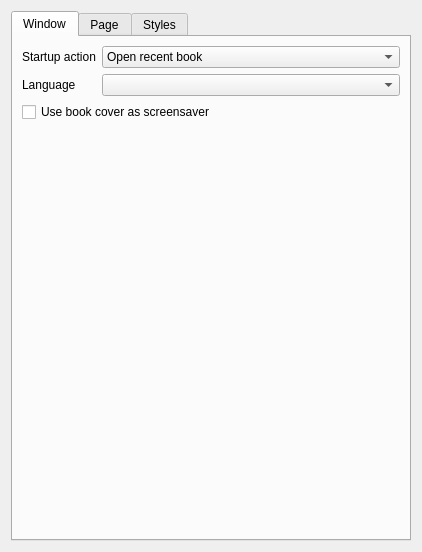
<?xml version="1.0" encoding="UTF-8"?>
<ui version="4.0">
 <class>SettingsDlg</class>
 <widget class="QDialog" name="SettingsDlg">
  <property name="windowModality">
   <enum>Qt::ApplicationModal</enum>
  </property>
  <property name="geometry">
   <rect>
    <x>0</x>
    <y>0</y>
    <width>422</width>
    <height>552</height>
   </rect>
  </property>
  <property name="sizePolicy">
   <sizepolicy hsizetype="Fixed" vsizetype="Fixed">
    <horstretch>0</horstretch>
    <verstretch>0</verstretch>
   </sizepolicy>
  </property>
  <property name="contextMenuPolicy">
   <enum>Qt::NoContextMenu</enum>
  </property>
  <property name="windowTitle">
   <string>Settings</string>
  </property>
  <layout class="QVBoxLayout" name="verticalLayout">
   <item>
    <widget class="QTabWidget" name="tabWidget">
     <property name="focusPolicy">
      <enum>Qt::NoFocus</enum>
     </property>
     <property name="currentIndex">
      <number>0</number>
     </property>
     <widget class="QWidget" name="tabWindow">
      <property name="toolTip">
       <string>Window options</string>
      </property>
      <property name="accessibleName">
       <string/>
      </property>
      <attribute name="title">
       <string>Window</string>
      </attribute>
      <layout class="QVBoxLayout" name="verticalLayout_2">
       <item>
        <layout class="QFormLayout" name="formLayout_3">
         <property name="fieldGrowthPolicy">
          <enum>QFormLayout::AllNonFixedFieldsGrow</enum>
         </property>
         <item row="0" column="0">
          <widget class="QLabel" name="label_10">
           <property name="text">
            <string>Startup action</string>
           </property>
          </widget>
         </item>
         <item row="0" column="1">
          <widget class="QComboBox" name="cbStartupAction">
           <item>
            <property name="text">
             <string>Open recent book</string>
            </property>
           </item>
           <item>
            <property name="text">
             <string>Show list of recent books</string>
            </property>
           </item>
           <item>
            <property name="text">
             <string>Show File Open dialog</string>
            </property>
           </item>
           <item>
            <property name="text">
             <string>Do nothing</string>
            </property>
           </item>
          </widget>
         </item>
         <item row="1" column="0">
          <widget class="QLabel" name="label">
           <property name="text">
            <string>Language</string>
           </property>
          </widget>
         </item>
         <item row="1" column="1">
          <widget class="QComboBox" name="cbLanguage"/>
         </item>
         <item row="2" column="0" colspan="2">
          <widget class="QCheckBox" name="cbCoverScreensaver">
           <property name="text">
            <string>Use book cover as screensaver</string>
           </property>
          </widget>
         </item>
        </layout>
       </item>
      </layout>
     </widget>
     <widget class="QWidget" name="tabPage">
      <attribute name="title">
       <string>Page</string>
      </attribute>
      <layout class="QVBoxLayout" name="verticalLayout_3">
       <item>
        <layout class="QFormLayout" name="formLayout_2">
         <property name="fieldGrowthPolicy">
          <enum>QFormLayout::AllNonFixedFieldsGrow</enum>
         </property>
         <item row="0" column="0">
          <widget class="QLabel" name="label_4">
           <property name="sizePolicy">
            <sizepolicy hsizetype="Maximum" vsizetype="Preferred">
             <horstretch>0</horstretch>
             <verstretch>0</verstretch>
            </sizepolicy>
           </property>
           <property name="text">
            <string>Page margins</string>
           </property>
          </widget>
         </item>
         <item row="0" column="1">
          <layout class="QHBoxLayout" name="horizontalLayout_9">
           <item>
            <widget class="QComboBox" name="cbMarginSide">
             <item>
              <property name="text">
               <string>Top</string>
              </property>
             </item>
             <item>
              <property name="text">
               <string>Bottom</string>
              </property>
             </item>
             <item>
              <property name="text">
               <string>Left</string>
              </property>
             </item>
             <item>
              <property name="text">
               <string>Right</string>
              </property>
             </item>
             <item>
              <property name="text">
               <string>All</string>
              </property>
             </item>
            </widget>
           </item>
           <item>
            <widget class="FilteredSpinBox" name="sbMargin">
             <property name="maximum">
              <number>30</number>
             </property>
            </widget>
           </item>
          </layout>
         </item>
         <item row="1" column="0">
          <widget class="QLabel" name="label_3">
           <property name="sizePolicy">
            <sizepolicy hsizetype="Fixed" vsizetype="Preferred">
             <horstretch>0</horstretch>
             <verstretch>0</verstretch>
            </sizepolicy>
           </property>
           <property name="text">
            <string>View Mode</string>
           </property>
          </widget>
         </item>
         <item row="1" column="1">
          <widget class="QComboBox" name="cbViewMode">
           <property name="sizePolicy">
            <sizepolicy hsizetype="Preferred" vsizetype="Fixed">
             <horstretch>0</horstretch>
             <verstretch>0</verstretch>
            </sizepolicy>
           </property>
           <item>
            <property name="text">
             <string>One page</string>
            </property>
           </item>
           <item>
            <property name="text">
             <string>Two pages</string>
            </property>
           </item>
          </widget>
         </item>
        </layout>
       </item>
       <item>
        <widget class="QCheckBox" name="ShowFootNotes">
         <property name="text">
          <string>Show footnotes at bottom of page</string>
         </property>
        </widget>
       </item>
       <item>
        <widget class="QCheckBox" name="ShowPageHeader">
         <property name="text">
          <string>Show page header</string>
         </property>
        </widget>
       </item>
       <item>
        <layout class="QHBoxLayout" name="horizontalLayout_4">
         <item>
          <spacer name="horizontalSpacer_6">
           <property name="orientation">
            <enum>Qt::Horizontal</enum>
           </property>
           <property name="sizeType">
            <enum>QSizePolicy::Maximum</enum>
           </property>
           <property name="sizeHint" stdset="0">
            <size>
             <width>30</width>
             <height>20</height>
            </size>
           </property>
          </spacer>
         </item>
         <item>
          <widget class="QCheckBox" name="ChapterMarks">
           <property name="text">
            <string>Chapter marks</string>
           </property>
          </widget>
         </item>
        </layout>
       </item>
       <item>
        <layout class="QHBoxLayout" name="horizontalLayout_2">
         <item>
          <spacer name="horizontalSpacer">
           <property name="orientation">
            <enum>Qt::Horizontal</enum>
           </property>
           <property name="sizeType">
            <enum>QSizePolicy::Maximum</enum>
           </property>
           <property name="sizeHint" stdset="0">
            <size>
             <width>30</width>
             <height>20</height>
            </size>
           </property>
          </spacer>
         </item>
         <item>
          <widget class="QCheckBox" name="ShowBookName">
           <property name="text">
            <string>Book name</string>
           </property>
          </widget>
         </item>
        </layout>
       </item>
       <item>
        <layout class="QHBoxLayout" name="horizontalLayout_3">
         <item>
          <spacer name="horizontalSpacer_2">
           <property name="orientation">
            <enum>Qt::Horizontal</enum>
           </property>
           <property name="sizeType">
            <enum>QSizePolicy::Maximum</enum>
           </property>
           <property name="sizeHint" stdset="0">
            <size>
             <width>30</width>
             <height>20</height>
            </size>
           </property>
          </spacer>
         </item>
         <item>
          <widget class="QCheckBox" name="ShowClock">
           <property name="text">
            <string>Clock</string>
           </property>
          </widget>
         </item>
        </layout>
       </item>
       <item>
        <layout class="QHBoxLayout" name="horizontalLayout_7">
         <item>
          <spacer name="horizontalSpacer_7">
           <property name="orientation">
            <enum>Qt::Horizontal</enum>
           </property>
           <property name="sizeType">
            <enum>QSizePolicy::Maximum</enum>
           </property>
           <property name="sizeHint" stdset="0">
            <size>
             <width>30</width>
             <height>20</height>
            </size>
           </property>
          </spacer>
         </item>
         <item>
          <widget class="QCheckBox" name="PositionPercent">
           <property name="text">
            <string>Position percent</string>
           </property>
          </widget>
         </item>
        </layout>
       </item>
       <item>
        <layout class="QHBoxLayout" name="horizontalLayout_8">
         <item>
          <spacer name="horizontalSpacer_8">
           <property name="orientation">
            <enum>Qt::Horizontal</enum>
           </property>
           <property name="sizeType">
            <enum>QSizePolicy::Maximum</enum>
           </property>
           <property name="sizeHint" stdset="0">
            <size>
             <width>30</width>
             <height>20</height>
            </size>
           </property>
          </spacer>
         </item>
         <item>
          <widget class="QCheckBox" name="PageNumber">
           <property name="text">
            <string>Page number/count</string>
           </property>
          </widget>
         </item>
        </layout>
       </item>
       <item>
        <layout class="QHBoxLayout" name="horizontalLayout_5">
         <item>
          <spacer name="horizontalSpacer_4">
           <property name="orientation">
            <enum>Qt::Horizontal</enum>
           </property>
           <property name="sizeType">
            <enum>QSizePolicy::Maximum</enum>
           </property>
           <property name="sizeHint" stdset="0">
            <size>
             <width>30</width>
             <height>20</height>
            </size>
           </property>
          </spacer>
         </item>
         <item>
          <widget class="QCheckBox" name="ShowBattery">
           <property name="text">
            <string>Battery status</string>
           </property>
          </widget>
         </item>
         <item>
          <widget class="QCheckBox" name="ShowBatteryInPercent">
           <property name="text">
            <string>In percent</string>
           </property>
          </widget>
         </item>
        </layout>
       </item>
       <item>
        <layout class="QHBoxLayout" name="horizontalLayout_6">
         <item>
          <spacer name="horizontalSpacer_5">
           <property name="orientation">
            <enum>Qt::Horizontal</enum>
           </property>
           <property name="sizeType">
            <enum>QSizePolicy::Maximum</enum>
           </property>
           <property name="sizeHint" stdset="0">
            <size>
             <width>30</width>
             <height>20</height>
            </size>
           </property>
          </spacer>
         </item>
         <item>
          <widget class="QLabel" name="label_7">
           <property name="sizePolicy">
            <sizepolicy hsizetype="Maximum" vsizetype="Preferred">
             <horstretch>0</horstretch>
             <verstretch>0</verstretch>
            </sizepolicy>
           </property>
           <property name="text">
            <string>Header font</string>
           </property>
          </widget>
         </item>
         <item>
          <widget class="QComboBox" name="cbTitleFontFace"/>
         </item>
         <item>
          <widget class="FilteredSpinBox" name="sbTitleFontSize">
           <property name="sizePolicy">
            <sizepolicy hsizetype="Fixed" vsizetype="Fixed">
             <horstretch>0</horstretch>
             <verstretch>0</verstretch>
            </sizepolicy>
           </property>
          </widget>
         </item>
        </layout>
       </item>
       <item>
        <layout class="QHBoxLayout" name="horizontalLayout_15">
         <item>
          <widget class="QLabel" name="label_2">
           <property name="text">
            <string>Full screen update interval</string>
           </property>
          </widget>
         </item>
         <item>
          <widget class="QComboBox" name="cbFullUpdateEvery">
           <item>
            <property name="text">
             <string notr="true">1</string>
            </property>
           </item>
           <item>
            <property name="text">
             <string notr="true">2</string>
            </property>
           </item>
           <item>
            <property name="text">
             <string notr="true">3</string>
            </property>
           </item>
           <item>
            <property name="text">
             <string notr="true">4</string>
            </property>
           </item>
           <item>
            <property name="text">
             <string notr="true">5</string>
            </property>
           </item>
           <item>
            <property name="text">
             <string notr="true">6</string>
            </property>
           </item>
           <item>
            <property name="text">
             <string notr="true">7</string>
            </property>
           </item>
           <item>
            <property name="text">
             <string notr="true">8</string>
            </property>
           </item>
           <item>
            <property name="text">
             <string notr="true">10</string>
            </property>
           </item>
           <item>
            <property name="text">
             <string notr="true">14</string>
            </property>
           </item>
          </widget>
         </item>
         <item>
          <spacer name="horizontalSpacer_9">
           <property name="orientation">
            <enum>Qt::Horizontal</enum>
           </property>
           <property name="sizeHint" stdset="0">
            <size>
             <width>40</width>
             <height>20</height>
            </size>
           </property>
          </spacer>
         </item>
        </layout>
       </item>
       <item>
        <spacer name="verticalSpacer">
         <property name="orientation">
          <enum>Qt::Vertical</enum>
         </property>
         <property name="sizeHint" stdset="0">
          <size>
           <width>374</width>
           <height>17</height>
          </size>
         </property>
        </spacer>
       </item>
       <item>
        <spacer name="verticalSpacer_3">
         <property name="orientation">
          <enum>Qt::Vertical</enum>
         </property>
         <property name="sizeHint" stdset="0">
          <size>
           <width>355</width>
           <height>16</height>
          </size>
         </property>
        </spacer>
       </item>
       <item>
        <spacer name="verticalSpacer_4">
         <property name="orientation">
          <enum>Qt::Vertical</enum>
         </property>
         <property name="sizeHint" stdset="0">
          <size>
           <width>355</width>
           <height>17</height>
          </size>
         </property>
        </spacer>
       </item>
      </layout>
     </widget>
     <widget class="QWidget" name="tabDefStyle">
      <attribute name="title">
       <string>Styles</string>
      </attribute>
      <layout class="QVBoxLayout" name="verticalLayout_5">
       <item>
        <layout class="QFormLayout" name="formLayout">
         <property name="fieldGrowthPolicy">
          <enum>QFormLayout::AllNonFixedFieldsGrow</enum>
         </property>
         <item row="0" column="0">
          <widget class="QLabel" name="label_12">
           <property name="text">
            <string>Text font</string>
           </property>
          </widget>
         </item>
         <item row="0" column="1">
          <layout class="QHBoxLayout" name="horizontalLayout_14">
           <item>
            <widget class="QComboBox" name="cbTextFontFace">
             <property name="sizePolicy">
              <sizepolicy hsizetype="Preferred" vsizetype="Fixed">
               <horstretch>0</horstretch>
               <verstretch>0</verstretch>
              </sizepolicy>
             </property>
             <property name="focusPolicy">
              <enum>Qt::StrongFocus</enum>
             </property>
            </widget>
           </item>
           <item>
            <spacer name="horizontalSpacer_3">
             <property name="orientation">
              <enum>Qt::Horizontal</enum>
             </property>
             <property name="sizeType">
              <enum>QSizePolicy::Maximum</enum>
             </property>
             <property name="sizeHint" stdset="0">
              <size>
               <width>20</width>
               <height>20</height>
              </size>
             </property>
            </spacer>
           </item>
           <item>
            <widget class="FilteredSpinBox" name="sbTextFontSize">
             <property name="sizePolicy">
              <sizepolicy hsizetype="Fixed" vsizetype="Fixed">
               <horstretch>0</horstretch>
               <verstretch>0</verstretch>
              </sizepolicy>
             </property>
             <property name="focusPolicy">
              <enum>Qt::WheelFocus</enum>
             </property>
            </widget>
           </item>
          </layout>
         </item>
         <item row="1" column="0">
          <widget class="QLabel" name="label_14">
           <property name="text">
            <string>Font gamma correction</string>
           </property>
          </widget>
         </item>
         <item row="1" column="1">
          <widget class="FilteredDoubleSpinBox" name="sbFontGamma">
           <property name="focusPolicy">
            <enum>Qt::WheelFocus</enum>
           </property>
           <property name="decimals">
            <number>1</number>
           </property>
           <property name="minimum">
            <double>0.300000000000000</double>
           </property>
           <property name="maximum">
            <double>1.900000000000000</double>
           </property>
           <property name="singleStep">
            <double>0.100000000000000</double>
           </property>
           <property name="value">
            <double>1.000000000000000</double>
           </property>
          </widget>
         </item>
         <item row="4" column="0">
          <widget class="QLabel" name="label_9">
           <property name="text">
            <string>Hyphenation</string>
           </property>
          </widget>
         </item>
         <item row="4" column="1">
          <widget class="QComboBox" name="cbHyphenation">
           <property name="focusPolicy">
            <enum>Qt::StrongFocus</enum>
           </property>
          </widget>
         </item>
         <item row="5" column="0">
          <widget class="QLabel" name="label_13">
           <property name="text">
            <string>Interline spacing (%)</string>
           </property>
          </widget>
         </item>
         <item row="5" column="1">
          <widget class="FilteredSpinBox" name="sbInterlineSpace">
           <property name="minimum">
            <number>70</number>
           </property>
           <property name="maximum">
            <number>150</number>
           </property>
           <property name="singleStep">
            <number>5</number>
           </property>
           <property name="value">
            <number>100</number>
           </property>
          </widget>
         </item>
         <item row="7" column="0">
          <widget class="QCheckBox" name="cbEmbolden">
           <property name="text">
            <string>Embolden font</string>
           </property>
          </widget>
         </item>
         <item row="7" column="1">
          <widget class="QCheckBox" name="cbKerning">
           <property name="text">
            <string>Font kerning</string>
           </property>
          </widget>
         </item>
         <item row="2" column="0">
          <widget class="QLabel" name="label_5">
           <property name="text">
            <string>Font antialiasing</string>
           </property>
          </widget>
         </item>
         <item row="2" column="1">
          <widget class="QComboBox" name="cbAA">
           <item>
            <property name="text">
             <string>Disabled</string>
            </property>
           </item>
           <item>
            <property name="text">
             <string>On for large fonts</string>
            </property>
           </item>
           <item>
            <property name="text">
             <string>On for all fonts</string>
            </property>
           </item>
          </widget>
         </item>
         <item row="3" column="0">
          <widget class="QLabel" name="label_6">
           <property name="text">
            <string>Font hinting</string>
           </property>
          </widget>
         </item>
         <item row="3" column="1">
          <widget class="QComboBox" name="cbHinting">
           <item>
            <property name="text">
             <string>Disabled</string>
            </property>
           </item>
           <item>
            <property name="text">
             <string>Bytecode</string>
            </property>
           </item>
           <item>
            <property name="text">
             <string>Auto</string>
            </property>
           </item>
          </widget>
         </item>
         <item row="6" column="0">
          <widget class="QLabel" name="label_8">
           <property name="text">
            <string>Min space width (%)</string>
           </property>
          </widget>
         </item>
         <item row="6" column="1">
          <widget class="FilteredSpinBox" name="sbSpaceCond">
           <property name="minimum">
            <number>25</number>
           </property>
           <property name="maximum">
            <number>100</number>
           </property>
           <property name="singleStep">
            <number>5</number>
           </property>
           <property name="value">
            <number>50</number>
           </property>
          </widget>
         </item>
        </layout>
       </item>
       <item>
        <widget class="QCheckBox" name="TxtPreFormatted">
         <property name="text">
          <string>Disable automatic formatting of txt format files</string>
         </property>
        </widget>
       </item>
       <item>
        <widget class="QCheckBox" name="FloatingPunctuation">
         <property name="text">
          <string>Floating punctuation</string>
         </property>
        </widget>
       </item>
       <item>
        <widget class="QLabel" name="label_15">
         <property name="text">
          <string>Sample</string>
         </property>
        </widget>
       </item>
       <item>
        <widget class="CR3View" name="crSample" native="true">
         <property name="sizePolicy">
          <sizepolicy hsizetype="Expanding" vsizetype="Expanding">
           <horstretch>0</horstretch>
           <verstretch>1</verstretch>
          </sizepolicy>
         </property>
         <property name="minimumSize">
          <size>
           <width>80</width>
           <height>140</height>
          </size>
         </property>
        </widget>
       </item>
      </layout>
     </widget>
    </widget>
   </item>
  </layout>
  <action name="actionSaveSettings">
   <property name="text">
    <string notr="true">SaveSettings</string>
   </property>
   <property name="toolTip">
    <string notr="true">SaveSettings</string>
   </property>
   <property name="shortcut">
    <string notr="true">Home</string>
   </property>
  </action>
  <action name="actionPrevTab">
   <property name="text">
    <string notr="true">PrevTab</string>
   </property>
   <property name="toolTip">
    <string notr="true">PrevTab</string>
   </property>
   <property name="shortcut">
    <string notr="true">PgUp</string>
   </property>
  </action>
  <action name="actionNextTab">
   <property name="text">
    <string notr="true">NextTab</string>
   </property>
   <property name="toolTip">
    <string notr="true">NextTab</string>
   </property>
   <property name="shortcut">
    <string notr="true">PgDown</string>
   </property>
  </action>
 </widget>
 <customwidgets>
  <customwidget>
   <class>CR3View</class>
   <extends>QWidget</extends>
   <header>cr3widget.h</header>
   <container>1</container>
   <slots>
    <signal>fileOpened()</signal>
    <slot>open()</slot>
    <slot>contextMenu(QPoint)</slot>
   </slots>
  </customwidget>
  <customwidget>
   <class>FilteredSpinBox</class>
   <extends>QSpinBox</extends>
   <header>settings.h</header>
  </customwidget>
  <customwidget>
   <class>FilteredDoubleSpinBox</class>
   <extends>QDoubleSpinBox</extends>
   <header>settings.h</header>
  </customwidget>
 </customwidgets>
 <tabstops>
  <tabstop>cbStartupAction</tabstop>
  <tabstop>cbLanguage</tabstop>
  <tabstop>cbCoverScreensaver</tabstop>
  <tabstop>cbMarginSide</tabstop>
  <tabstop>sbMargin</tabstop>
  <tabstop>cbViewMode</tabstop>
  <tabstop>ShowFootNotes</tabstop>
  <tabstop>ShowPageHeader</tabstop>
  <tabstop>ChapterMarks</tabstop>
  <tabstop>ShowBookName</tabstop>
  <tabstop>ShowClock</tabstop>
  <tabstop>PositionPercent</tabstop>
  <tabstop>PageNumber</tabstop>
  <tabstop>ShowBattery</tabstop>
  <tabstop>ShowBatteryInPercent</tabstop>
  <tabstop>cbTitleFontFace</tabstop>
  <tabstop>sbTitleFontSize</tabstop>
  <tabstop>cbFullUpdateEvery</tabstop>
  <tabstop>cbTextFontFace</tabstop>
  <tabstop>sbTextFontSize</tabstop>
  <tabstop>sbFontGamma</tabstop>
  <tabstop>cbAA</tabstop>
  <tabstop>cbHinting</tabstop>
  <tabstop>cbHyphenation</tabstop>
  <tabstop>sbInterlineSpace</tabstop>
  <tabstop>sbSpaceCond</tabstop>
  <tabstop>cbEmbolden</tabstop>
  <tabstop>cbKerning</tabstop>
  <tabstop>TxtPreFormatted</tabstop>
  <tabstop>FloatingPunctuation</tabstop>
 </tabstops>
 <resources/>
 <connections/>
</ui>
